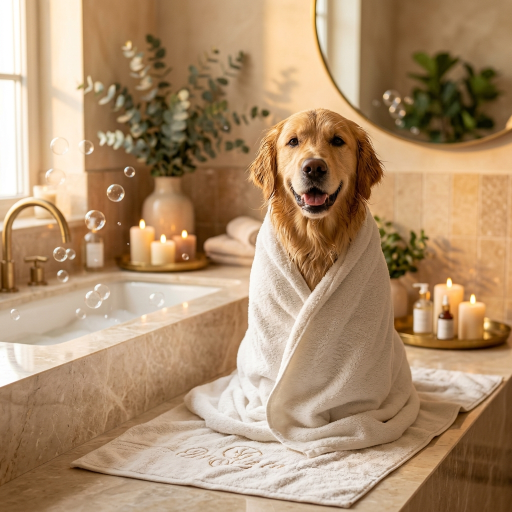
#> input picture src/app/opengraph-image.png, 1024 x 1024 px, found by its file name (shown at 1/2 size)
$ python compress_og.py
#> lines starting #> are read from the running program, lines starting #| are printed output that depends on the picture
from PIL import Image
import os

def compress_for_whatsapp(filepath):
    try:
        img = Image.open(filepath)
#> img is the input picture: PIL image 1024x1024 RGB; mean R, G, B 173.6, 142.7, 109.8

        # Convert to RGB (in case of PNG with transparency)
        if img.mode in ('RGBA', 'P'):
            img = img.convert('RGB')

        # Resize to standard OG size 1200x630
        img = img.resize((1200, 630), Image.Resampling.LANCZOS)
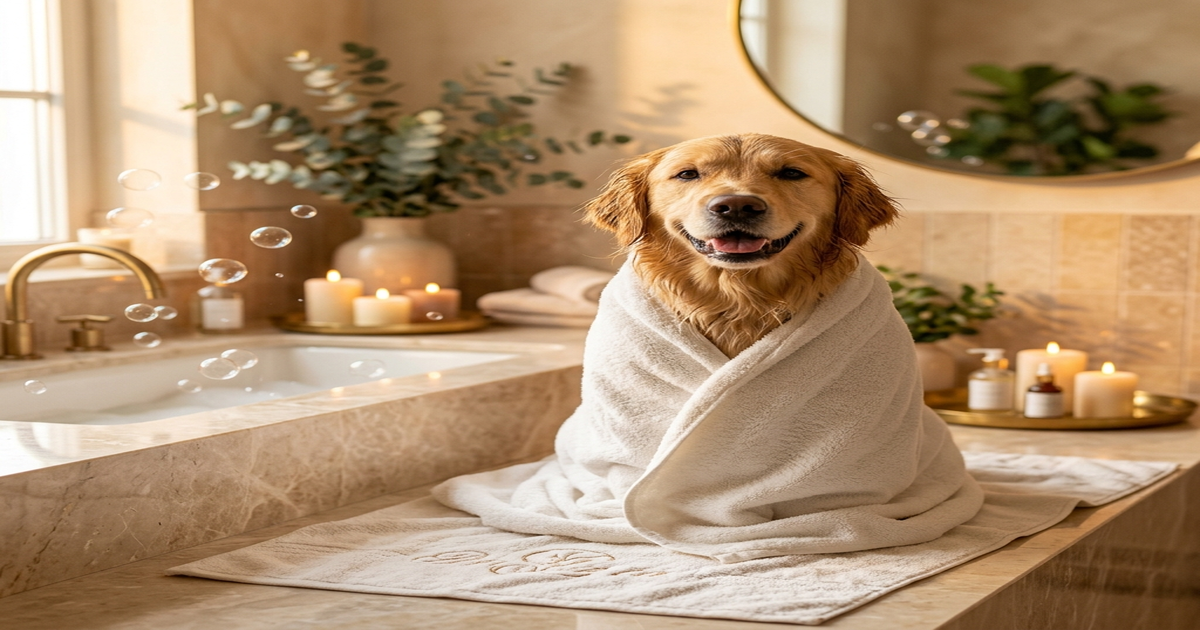
#> img: PIL image 1200x630 RGB; mean R, G, B 173.6, 142.7, 109.8

        # Save as JPEG to drastically reduce file size
        new_filepath = filepath.replace('.png', '.jpg')
        img.save(new_filepath, 'JPEG', quality=75)

        # Remove the old PNG
        if os.path.exists(filepath):
            os.remove(filepath)

        print(f"Success! Compressed image saved to {new_filepath}")
        print(f"New size: {os.path.getsize(new_filepath) / 1024:.2f} KB")

    except Exception as e:
        print(f"Error: {e}")

# Compress for dogspa
dogspa_path = r"c:\Users\rajka\OneDrive\Documents\Desktop\WEBPAGES\Antigravity Test\dogspa\src\app\opengraph-image.png"
if os.path.exists(dogspa_path):
    compress_for_whatsapp(dogspa_path)
